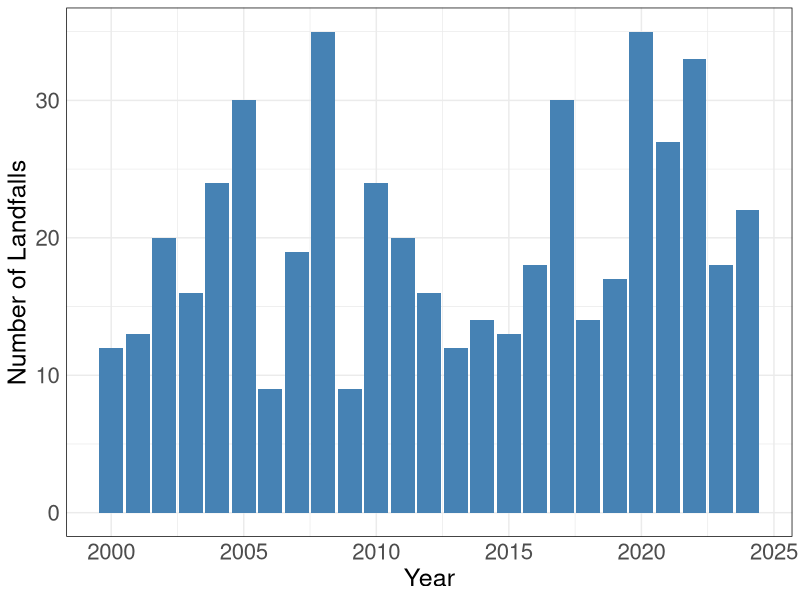
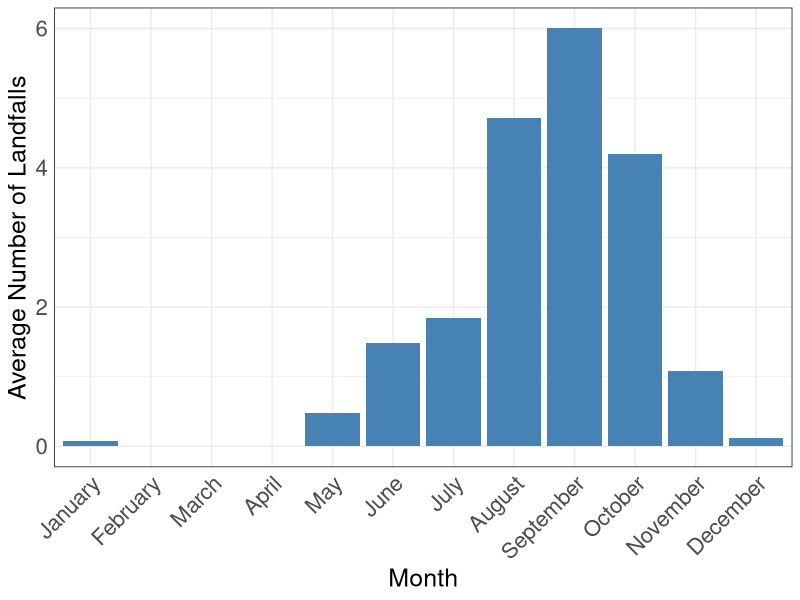
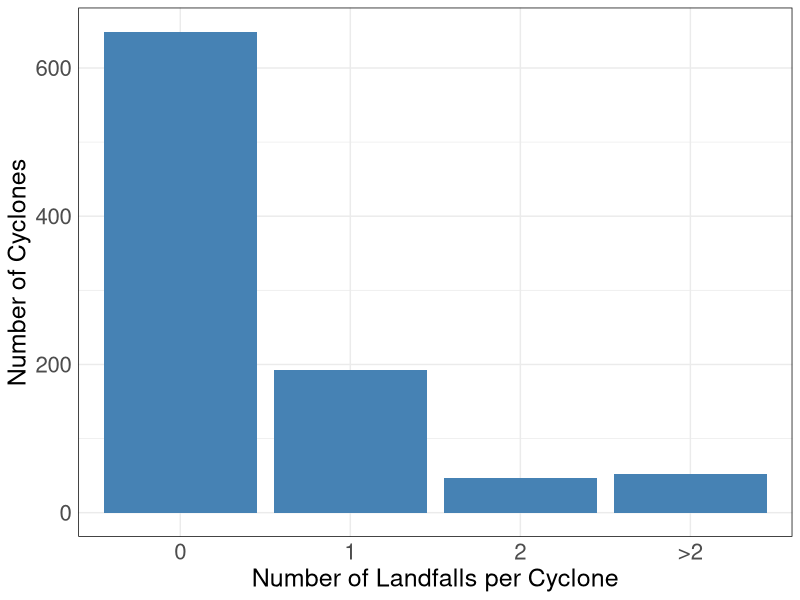
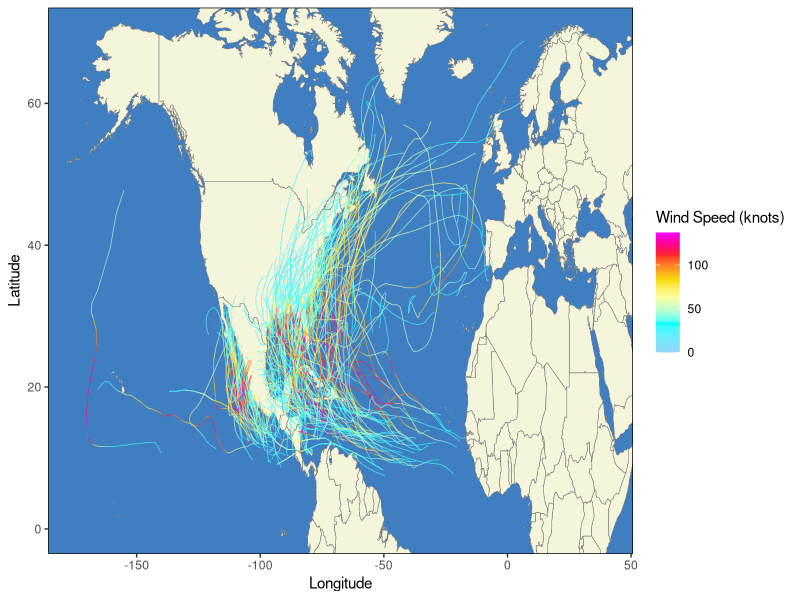
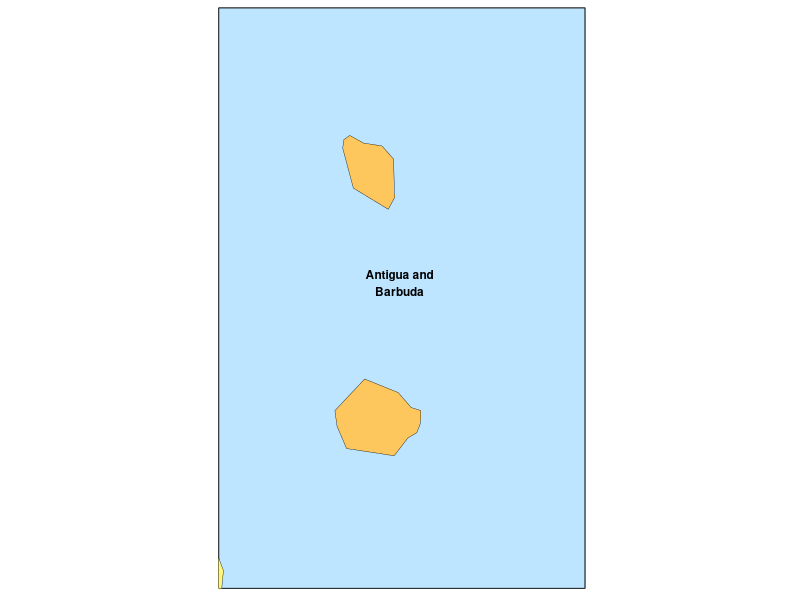
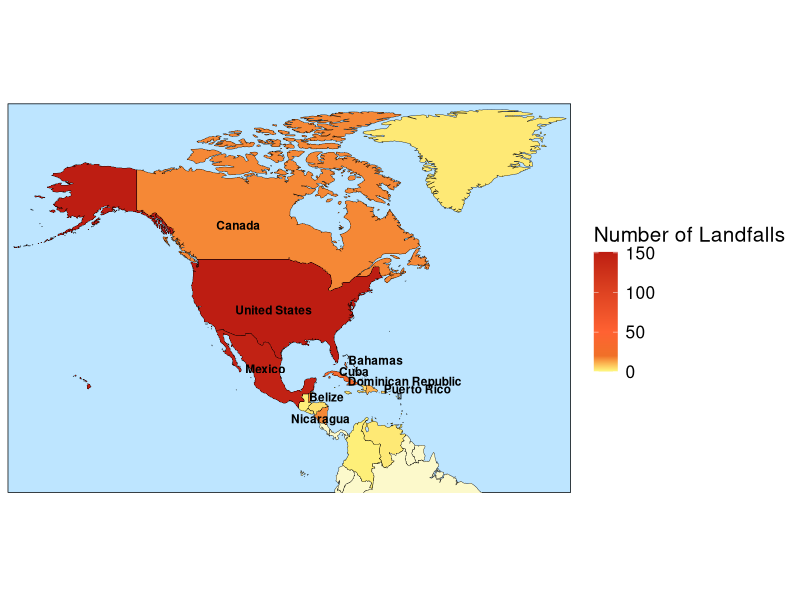
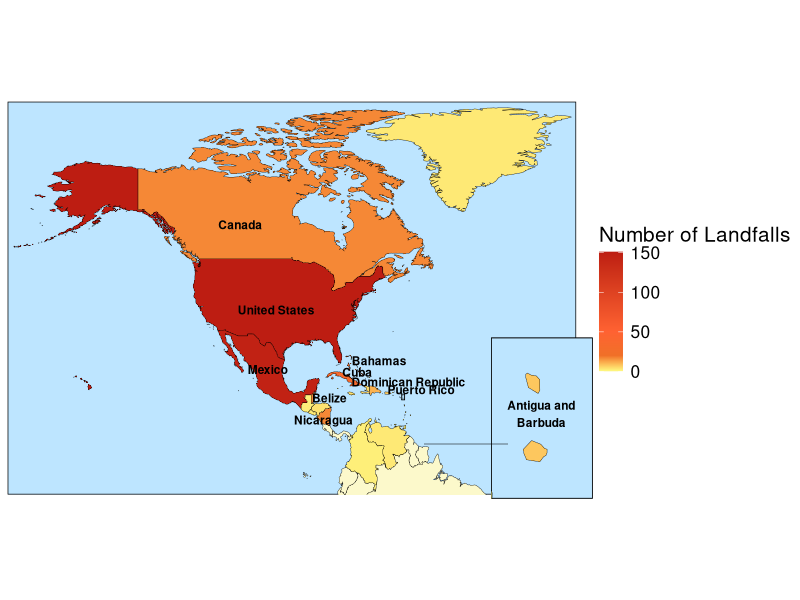
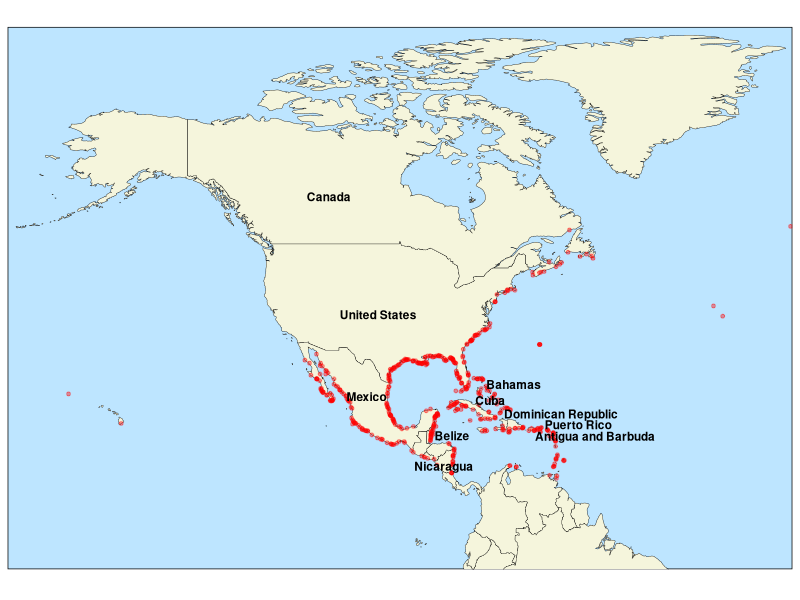

Write the R code that produced these figures, in order.
# in this script, we perform an exploratory data analysis of our cyclone
# track data from the HURDAT2 data set
# we are interested in the number of cyclone landfalls per year
# and any seasonality effects

library(dplyr)
library(magrittr)
library(here)
library(tidyr)
library(ggplot2)
library(stringr)
library(data.table)
library(scales)
library(sf)
library(rnaturalearth)
library(cowplot)


#==============================================================================
# we load our data set
#==============================================================================

hurricane_data <- read.csv(here("data", "derived", "hurricane-data.csv"))
landfall_data <- read.csv(here("data", "derived", "landfall-data.csv"))

#==============================================================================
# we want to plot the number of landfalls per year from 1900-2024 
#==============================================================================

landfalls_per_year <- landfall_data %>%
  group_by(YEAR) %>%
  summarise(CYCLONE_NUM = n(), .groups = "drop")

# Plot
p1 <- ggplot(landfalls_per_year, aes(x = YEAR, y = CYCLONE_NUM)) +
  geom_col(fill = "steelblue") +
  labs(x = "Year",
       y = "Number of Landfalls") +
  theme_minimal()+
  theme(panel.border = element_rect(color = "black", fill = NA),
        axis.text = element_text(size = 16), 
        axis.title = element_text(size = 18))

p1

# save output
ggsave(here("outputs", "eda-hurricane-data", "landfalls-per-year.pdf"), 
       plot = p1, 
       height = 4.5, 
       width = 7, 
       dpi=600)


#==============================================================================
# we check for a monthly seasonality component 
#==============================================================================

# calculate average number of cyclone landfalls per month (across 2000-2024)
landfalls_per_month_and_year <- landfall_data %>%
  group_by(YEAR, MONTH) %>%
  summarise(LANDFALL_NUM = n(), .groups = "drop")

# we notice some months are missing from our data set
# this is because no cyclones occurred in those months
# we now add the missing months with a count of zero
all_months_years <- CJ(MONTH = 1:12, YEAR = 2000:2024)

# also replace month numbers with month names
landfalls_per_month_and_year <- left_join(all_months_years, 
                                    landfalls_per_month_and_year, 
                                    by = c("MONTH", "YEAR"))

landfalls_per_month_and_year <- landfalls_per_month_and_year %>%
  mutate(LANDFALL_NUM = replace_na(LANDFALL_NUM, 0), MONTH = month.name[MONTH])

avg_landfalls_per_month <- landfalls_per_month_and_year %>%
  group_by(MONTH) %>%
  summarise(AVG_LANDFALLS = mean(LANDFALL_NUM))


# plot average number of cyclones per month
p2 <- ggplot(avg_landfalls_per_month, aes(x = factor(MONTH, levels = month.name), 
                                         y = AVG_LANDFALLS)) +
  geom_col(fill = "steelblue") +
  labs(x = "Month",
       y = "Average Number of Landfalls") +
  theme_minimal() +
  theme(panel.border = element_rect(color = "black", fill = NA),
        axis.title = element_text(size = 18), 
        axis.text.x = element_text(size = 16, angle = 45,vjust = 1,hjust = 1),
        axis.text.y = element_text(size = 16))
p2
# we see a significant increase in the number of cyclones in August-October

# save output
ggsave(here("outputs", "eda-hurricane-data", "avg-landfalls-per-month.pdf"), 
       plot = p2,
       height = 4.5,
       width = 7, dpi=600)

#==============================================================================
# we now want to look closer into how many times cyclones landfall
#==============================================================================

# number of landfalls for each cyclone
landfall_statistics <- hurricane_data %>%
  group_by(STORM_ID) %>%
  summarise(LANDFALL_NUM = sum(RECORD_ID == "L"))

# categorise cyclones based on how many times they landfall
landfall_statistics <- landfall_statistics %>%
  mutate(CATEGORY = case_when(
    LANDFALL_NUM == 0 ~ '0',
    LANDFALL_NUM == 1 ~ '1',
    LANDFALL_NUM == 2 ~ '2',
    LANDFALL_NUM > 2  ~ ">2"))

# Count how many cyclones fall into each category
landfall_summary <- landfall_statistics %>%
  group_by(CATEGORY) %>%
  summarise(NUM = n())

# plot results
p3 <- ggplot(landfall_summary, aes(x = factor(CATEGORY, levels = CATEGORY), y = NUM)) +
  geom_col(fill = "steelblue") +
  labs(x = "Number of Landfalls per Cyclone",
       y = "Number of Cyclones") +
  theme_minimal() +
  theme(panel.border = element_rect(color = "black", fill = NA),
        axis.text = element_text(size = 16), 
        axis.title = element_text(size = 18))

p3

# save output
ggsave(here("outputs","eda-hurricane-data", "nbr-cyclone-landfalls.pdf"), 
       plot = p3, 
       height = 4.5, 
       width = 7, 
       dpi=600)

#==============================================================================
# we also want to inspect cyclone paths for cyclones that landfall 2000-2024
#==============================================================================

# we load our world map data
world <- map_data("world")


# we now select all the hurricanes that landfall at least once
landfall_hurricanes <- landfall_data %>%
  distinct(STORM_ID)

landfall_cyclones <- hurricane_data %>%
  filter(STORM_ID %in% landfall_hurricanes$STORM_ID)


landfall_cyclones <- landfall_cyclones %>%
  mutate(TIME = sprintf("%04s", as.integer(TIME)),
    DATE_TIME = as.POSIXct(paste(YEAR, 
                                 MONTH, 
                                 DAY, 
                                 str_sub(TIME, 1, 2), 
                                 str_sub(TIME, 3, 4)),
                      format = "%Y %m %d %H %M"))

# plot map
p4 <- ggplot() +
  # world map 
  geom_polygon(data = world,
               aes(x = long, y = lat, group = group), 
               fill = "beige", 
               col = "#808080", 
               linewidth = 0.2) +  
  theme(panel.background = element_rect(fill = "#3f7ec0", color = NA),
        panel.grid.major = element_blank(), 
        panel.grid.minor = element_blank(),
        panel.border = element_rect(color = "black", fill = NA)) +
  geom_path(data = landfall_cyclones, aes(x = LON, 
                                      y = LAT, 
                                      group = STORM_ID, 
                                      color = WIND), 
            linewidth = 0.3, alpha = 0.7) +
  scale_color_gradientn(colours = c("#94d6f8", "cyan","#fbff9f","#f8e007","#fd9920","#ff1f2d", "#ee00ff"),
                        values = rescale(c(0, 33, 63, 82, 95, 112, 137)),
                        limits = c(0, 137)) + 
  coord_cartesian( xlim = c(-175, 40), ylim = c(0, 70)) + 
  labs(x = "Longitude", 
       y = "Latitude", 
       color = "Wind Speed (knots)") +
  theme(legend.position = "right")

p4

# save output
ggsave(here("outputs", "eda-hurricane-data", "landfall-map.pdf"), 
       plot =p4,
       height = 4, 
       width = 10, 
       dpi=600)


#==============================================================================
# we now want to examine which countries have had the most landfalls since 2000
#==============================================================================

# we count the number of landfalls per country
landfalls_per_location <- landfall_data %>%
  group_by(LOCATION) %>%
  summarise(LANDFALL_NUM = n(), .groups = "drop")

# add landfall count to countries sf object for plotting to get geometry of 
# landfall locations
countries <- ne_countries(scale = 'medium', 
                          returnclass = c("sf"), 
                          continent = c("North America", "South America"))


landfalls_per_location <- countries[, c("name_long", "geometry")] %>%
  left_join(landfalls_per_location, 
            by = c("name_long" = "LOCATION")) 

# replace NA rows with 0
landfalls_per_location <- landfalls_per_location %>%
  mutate(LANDFALL_NUM = ifelse(is.na(LANDFALL_NUM), 0, LANDFALL_NUM))

# find 10 countries with the most landfalls and save these in a dataset
top_ten_landfall_locations <- landfalls_per_location %>%
  arrange(desc(LANDFALL_NUM))

top_ten_landfall_locations <- top_ten_landfall_locations[1:10,]

# we exclude anigua and barbuda label for now as we will create a zoom in box
locations_no_antigua <- top_ten_landfall_locations %>%
  filter(name_long != "Antigua and Barbuda")

# plot map of countries most at risk
main_map <- ggplot(data = landfalls_per_location) +
  geom_sf(aes(fill = LANDFALL_NUM), color = "black", linewidth = 0.125) +
  coord_sf(xlim = c(-180, -10), ylim = c(-5, 85), expand = FALSE) +
  scale_fill_gradientn(
    colors = c("#fcf9cb", "#fef67e","#f07028", "#ff6232", "#bd1d12"),  
    values = rescale(c(0, 1, 20, 50, 150))) +
  theme_minimal() +
  labs(fill = "Number of Landfalls", size = 20) +
  geom_sf_text(data = locations_no_antigua, 
               aes(label = name_long), 
               size = 3, 
               fontface = "bold", 
               color = "black",
               nudge_x = case_when(
                 locations_no_antigua$name_long == "Dominican Republic" ~ 10, 
                 locations_no_antigua$name_long == "Belize" ~ 5,  
                 locations_no_antigua$name_long == "Cuba" ~ 2.5, 
                 locations_no_antigua$name_long == "Puerto Rico" ~ 10,
                 locations_no_antigua$name_long == "Bahamas" ~ 9.5,
                 .default = 0), 
               nudge_y = case_when(
                 locations_no_antigua$name_long == "Cuba" ~ 1.5,
                 locations_no_antigua$name_long == "Puerto Rico" ~ 0.75,
                 locations_no_antigua$name_long == "Dominican Republic" ~ 2,  
                 locations_no_antigua$name_long == "Bahamas" ~ -1,
                 locations_no_antigua$name_long == "Nicaragua" ~ -0.75,
                 .default = 0)) +
  theme(
    axis.text = element_blank(),  
    axis.title = element_blank(),  
    panel.background = element_rect(fill = "#bde5ff"),
    panel.grid = element_blank(),
    legend.title = element_text(size = 15),
    legend.text = element_text(size = 12.5)
  )


locations_antigua <- top_ten_landfall_locations %>%
  filter(name_long == "Antigua and Barbuda")


# add box around antigua and barbuda on main map
main_map <- main_map +
  annotate("rect",
           xmin = -62.16, xmax = -61.3,
           ymin = 16.7, ymax = 18,
           color = "black", fill = NA, linewidth = 0.3)
  
zoom_in <- main_map +
  coord_sf(xlim = c(-62.16, -61.3), 
           ylim = c(16.7, 18),
           expand = FALSE) +
  theme(axis.text = element_blank(),
        axis.title = element_blank(),
        panel.background = element_rect(fill = "#bde5ff"),
        panel.grid = element_blank(),
        legend.position = "none" ) +
  geom_sf_text(data = locations_antigua, 
               aes(label = str_wrap(name_long, width = 15)), 
               size = 3, 
               fontface = "bold", 
               color = "black",
               nudge_x = 0.05,
               nudge_y = 0.3)
  
# check that maps look correct
zoom_in
main_map

# compose main + inset
p5 <- ggdraw() +
  draw_plot(main_map) +
  draw_plot(
    zoom_in,
    x      = 0.525,   
    y      = 0.15,
    width  = 0.3,     
    height = 0.3
  ) +
  draw_line(x = c(0.53, 0.635),  
            y = c(0.26, 0.26), 
            color = "black",
            linewidth = 0.2)


p5 # looks much better in saved output

# save output
ggsave(here("outputs", "eda-hurricane-data", "landfall-countries.pdf"), 
       plot =p5,
       height = 5, 
       width = 10, 
       dpi=600)



#==============================================================================
# finally we map specific landfall locations
#==============================================================================

p6 <- ggplot(data = landfalls_per_location) +
  geom_sf(fill = "beige", color = "black", linewidth = 0.125)+
  geom_point(data = landfall_data, 
             aes(x = LON, y = LAT), 
             color = "red", 
             alpha = 0.4, 
             size = 1) +
  coord_sf(xlim = c(-180, -10), ylim = c(-5, 85), expand = FALSE) +
  theme_minimal() +
  labs(fill = "Number of Landfalls") +
  geom_sf_text(data = top_ten_landfall_locations, 
               aes(label = name_long), 
               size = 3, 
               fontface = "bold", 
               color = "black",
               nudge_x = case_when(
                 top_ten_landfall_locations$name_long == "Dominican Republic" ~ 10, 
                 top_ten_landfall_locations$name_long == "Belize" ~ 5,  
                 top_ten_landfall_locations$name_long == "Cuba" ~ 2.5, 
                 top_ten_landfall_locations$name_long == "Puerto Rico" ~ 10,
                 top_ten_landfall_locations$name_long == "Bahamas" ~ 8,
                 top_ten_landfall_locations$name_long == "Antigua and Barbuda" ~ 9,
                 .default = 0), 
               nudge_y = case_when(
                 top_ten_landfall_locations$name_long == "Cuba" ~ 1.5,
                 top_ten_landfall_locations$name_long == "Puerto Rico" ~ 0.75,
                 top_ten_landfall_locations$name_long == "Dominican Republic" ~ 2,  
                 top_ten_landfall_locations$name_long == "Bahamas" ~ -1,
                 top_ten_landfall_locations$name_long == "Nicaragua" ~ -0.75,
                 .default = 0)) +
  theme(
    axis.text = element_blank(),  
    axis.title = element_blank(),  
    panel.background = element_rect(fill = "#bde5ff"),
    panel.grid = element_blank(),
    legend.title = element_text(size = 15),
    legend.text = element_text(size = 12.5)
  )


p6

# save output
ggsave(here("outputs", "eda-hurricane-data", "landfall-locations.pdf"), 
       plot =p6,
       height = 5, 
       width = 10, 
       dpi=600)
  
